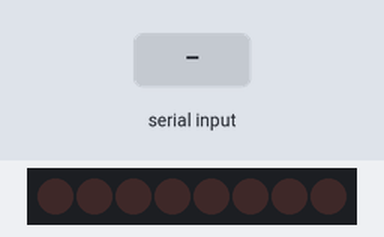
A sketch run on a simulated Arduino Uno, built with avr-gcc and run on an emulated ATmega328P. Parts: 8 shift-register outputs drawn as a row of LEDs (first output left, lit = HIGH). Wiring (inferred from the names in the program): shift register (74HC595): data pin 11; shift clock pin 12; latch pin 8. Wiring (inferred from the signals the program sends): row of LEDs: on Q0, Q1, Q2, Q3, Q4, Q5, Q6, Q7. The test bench sets the inputs (shaded band). What the sketch prints to the serial monitor is not drawn.

Above: at 1.2 s.
1.3 s: "90,45\n" received over Serial
At 2.1 s:
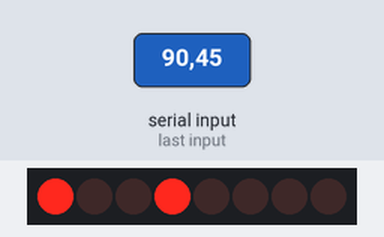
2.8 s: "90,45\n" received over the second serial link
At 4.9 s:
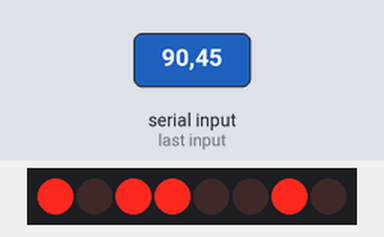
5.8 s: "30,150\n" received over Serial
At 8.3 s:
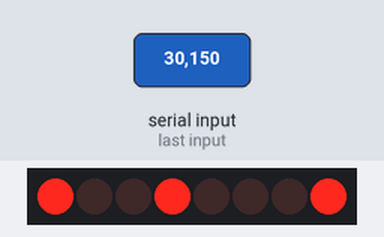
8.8 s: "10\n" received over Serial
At 10.0 s:
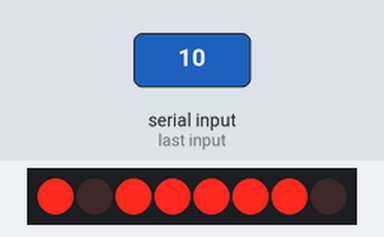
10.3 s: "30,150\n" received over the second serial link
At 12.5 s:
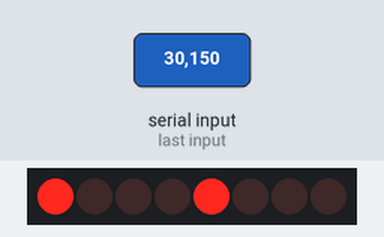
13.3 s: "90\n" received over Serial
At 14.7 s:
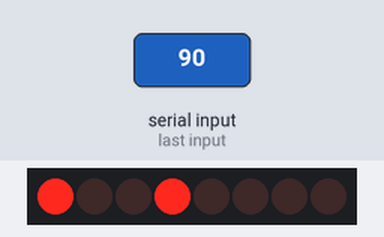
Timing chart, 0 to 16.6 s (numbered marks = the images above; inputs shaded):
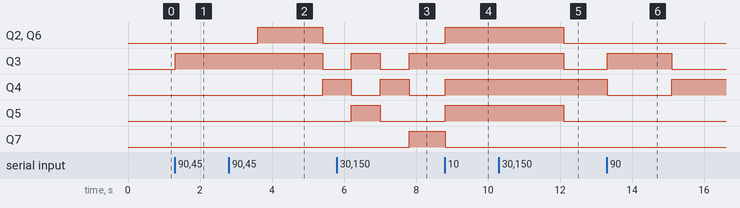

The sketch:

sendler.ino
```cpp
#include <SoftwareSerial.h>

#define LACTH_PIN 8
#define CLOCK_PIN 12
#define DATA_PIN 11

#define RX_PIN 2
#define TX_PIN 3

SoftwareSerial Slave(RX_PIN, TX_PIN);	  // rx, tx
bool mess_input = true;
long num = 0;
#define SIZE_ARR_NUM 10
uint8_t arr_num[SIZE_ARR_NUM];

uint8_t nums[] = { 0b11101110, 0b10000010, 0b11011100, 0b11010110, 0b10110010, 0b01110110, 0b01111110, 0b11000010, 0b11111110, 0b11110110 };

void setup()
{
  pinMode(LACTH_PIN, OUTPUT);
  pinMode(CLOCK_PIN, OUTPUT);
  pinMode(DATA_PIN, OUTPUT);

  pinMode(RX_PIN, INPUT);
  pinMode(TX_PIN, OUTPUT);

  Serial.begin(9600);
  Slave.begin(9600);
}

void loop()
{
  if (mess_input)
  {
    Serial.print("Enter num: ");
    mess_input = false;
  }

  if (Serial.available())
  {
    num = Serial.parseInt();
    Serial.println(num);

    int iterator = num_decomposition(num, arr_num, SIZE_ARR_NUM);

    for (; iterator < SIZE_ARR_NUM; iterator += 2)	// Итератор всегда будет четным (из-за функции num_decomposition)
    {
    	Slave.print(arr_num[iterator + 1] % 10);
      	show_digit(arr_num[iterator] % 10);
      	while(!Slave.available()){}	// Ждем пока вторая ардуино напечатает и ответит нам
      	Slave.read();
      	delay(800);	// Чтобы успеть увидеть выввод
    }

    mess_input = true;
  }
}

void show_digit(int8_t digit)
{
    if (digit < 0 || digit > 9)
        return;

  	digitalWrite(LACTH_PIN, LOW);
    shiftOut(DATA_PIN, CLOCK_PIN, MSBFIRST, (255 - nums[digit]));
	  digitalWrite(LACTH_PIN, HIGH);

    return;
}

int num_decomposition(long num, uint8_t* arr_num, const int& size_arr)
{
  int iterator = size_arr;
  while (num > 0)	// число в массив в обратном порядке
  {
    --iterator;
    arr_num[iterator] = num % 10;
    num /= 10;
  }

  if (iterator == 10)	// Если был 0 и мы не зашли в цикл - обнуляем
  {
    --iterator;
    arr_num[iterator] = 0;
  }

  if (iterator % 2 != 0)	// Если нечетное кол-во цифр, то добавляем незначащий ноль
  {
    --iterator;
    arr_num[iterator] = 0;
  }

  return iterator;
}
```

Measured:
- after the input at 1.3 s, Q3: LOW → HIGH at once
- after the input at 2.8 s, Q2, Q6: LOW → HIGH after 0.80 s, → LOW 1.8 s later; Q3: HIGH → LOW after 2.6 s; Q4: LOW → HIGH after 2.6 s
- after the input at 5.8 s, Q3: LOW → HIGH after 0.40 s, → LOW 0.80 s later, → HIGH 0.80 s later; Q4: HIGH → LOW after 0.40 s, → HIGH 0.80 s later, → LOW 0.80 s later; Q5: LOW → HIGH after 0.40 s, → LOW 0.80 s later; Q7: LOW → HIGH after 2.0 s
- after the input at 10.3 s, Q2, Q3, Q5, Q6: HIGH → LOW after 1.8 s
- after the input at 13.3 s, Q3: LOW → HIGH at once, → LOW 1.8 s later; Q4: HIGH → LOW at once, → HIGH 1.8 s later
